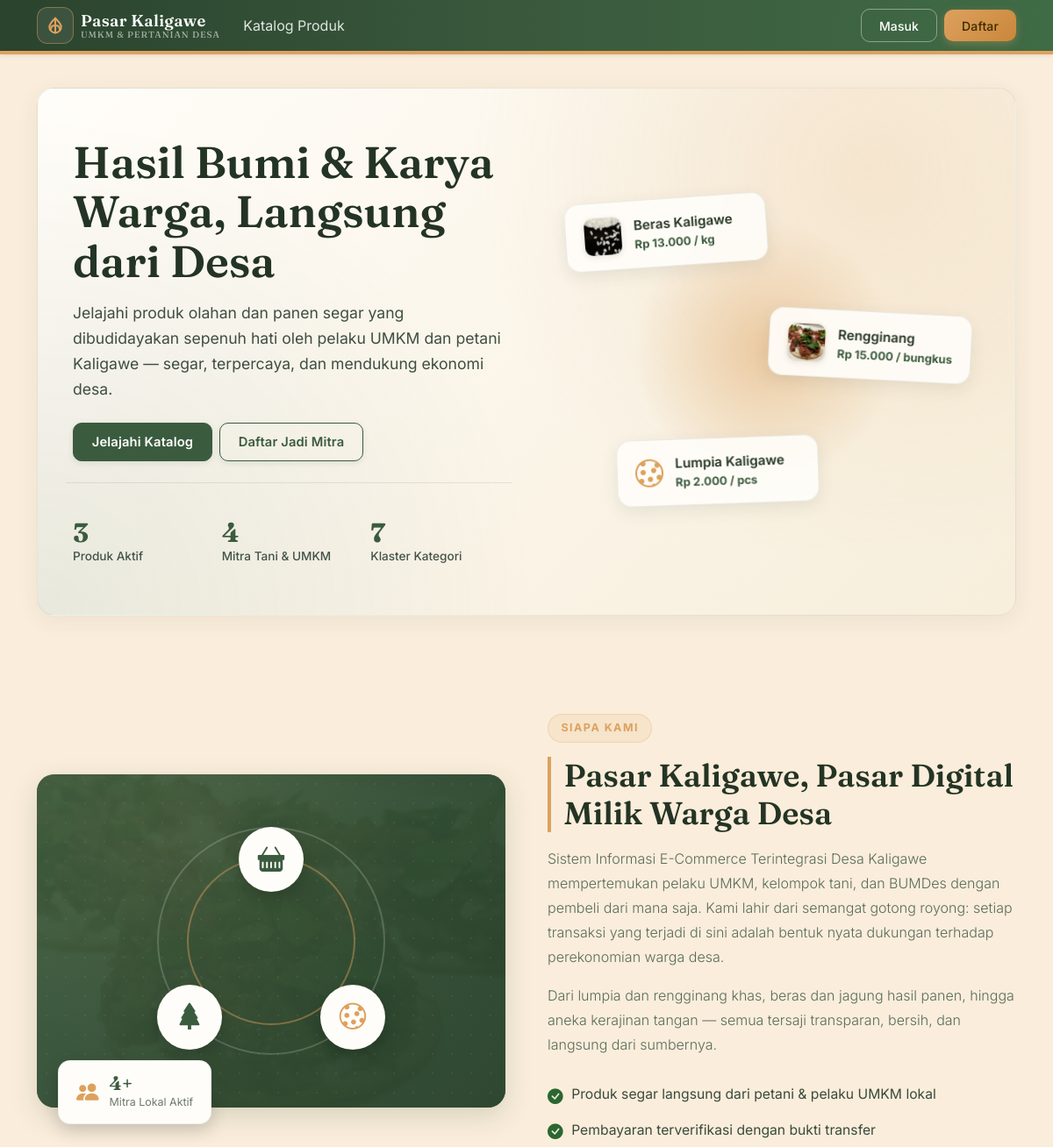
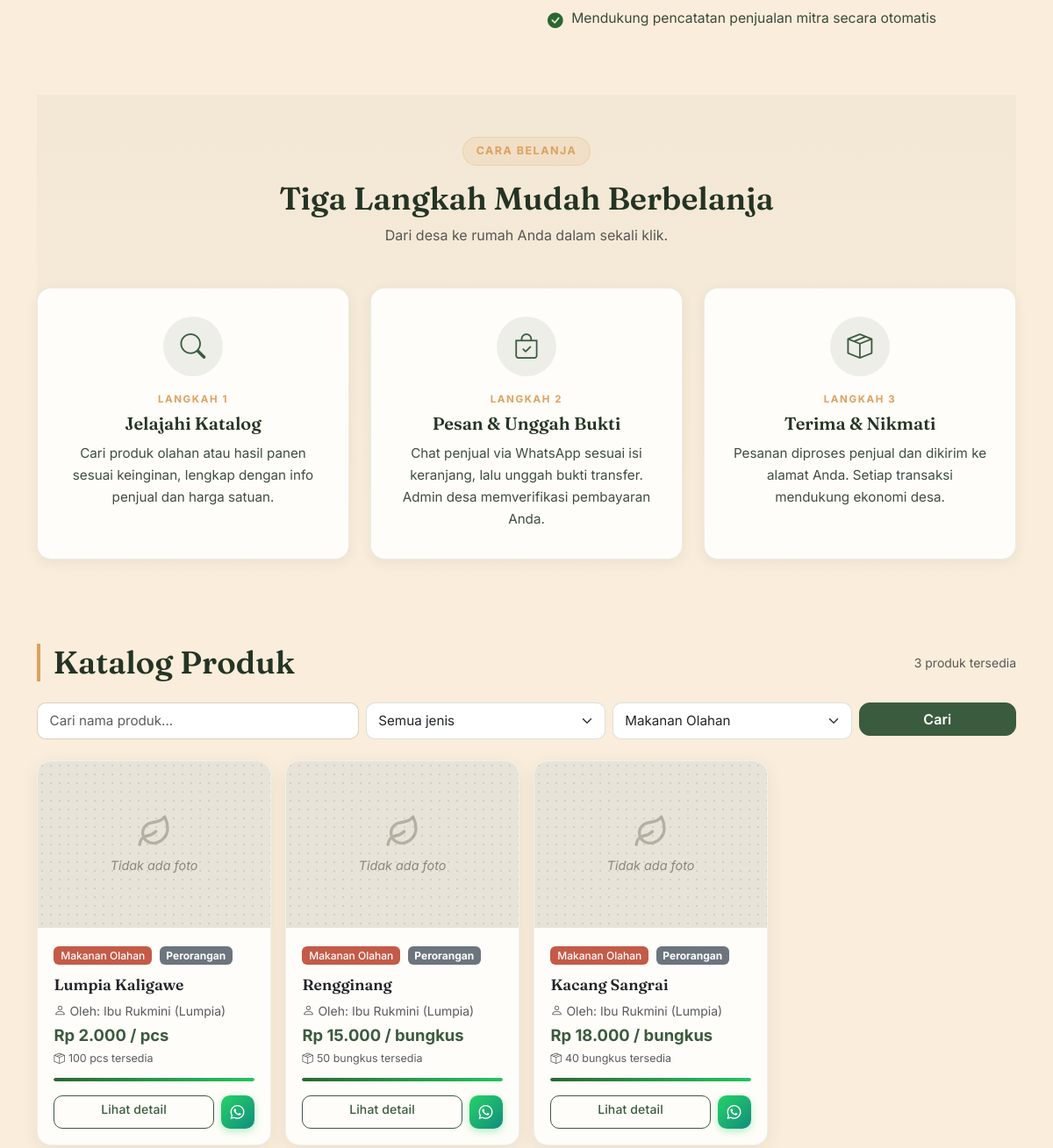
Before: /katalog.php?kategori_id=1 (upper part) with the older database file (2 pictures, top to bottom).
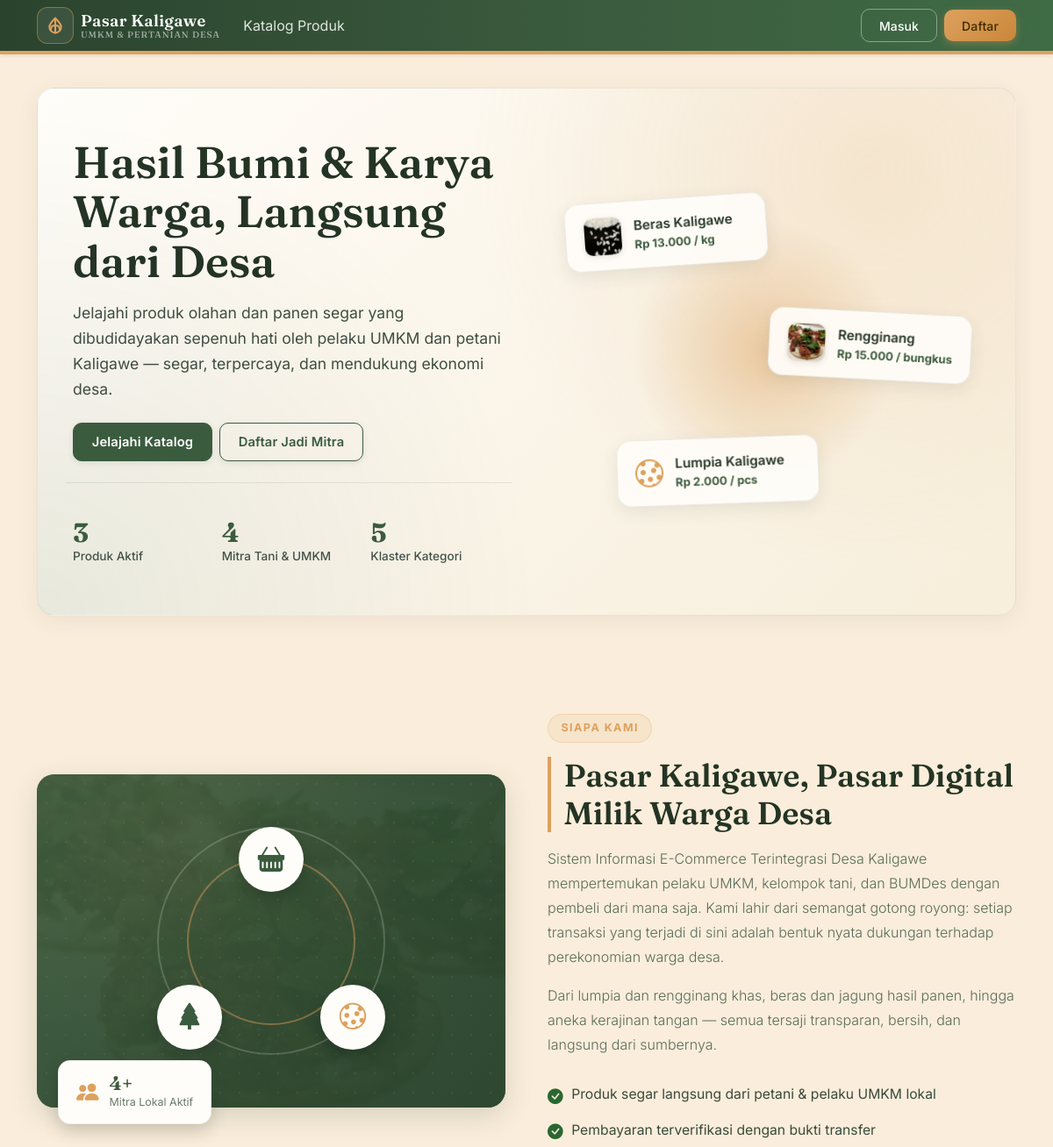
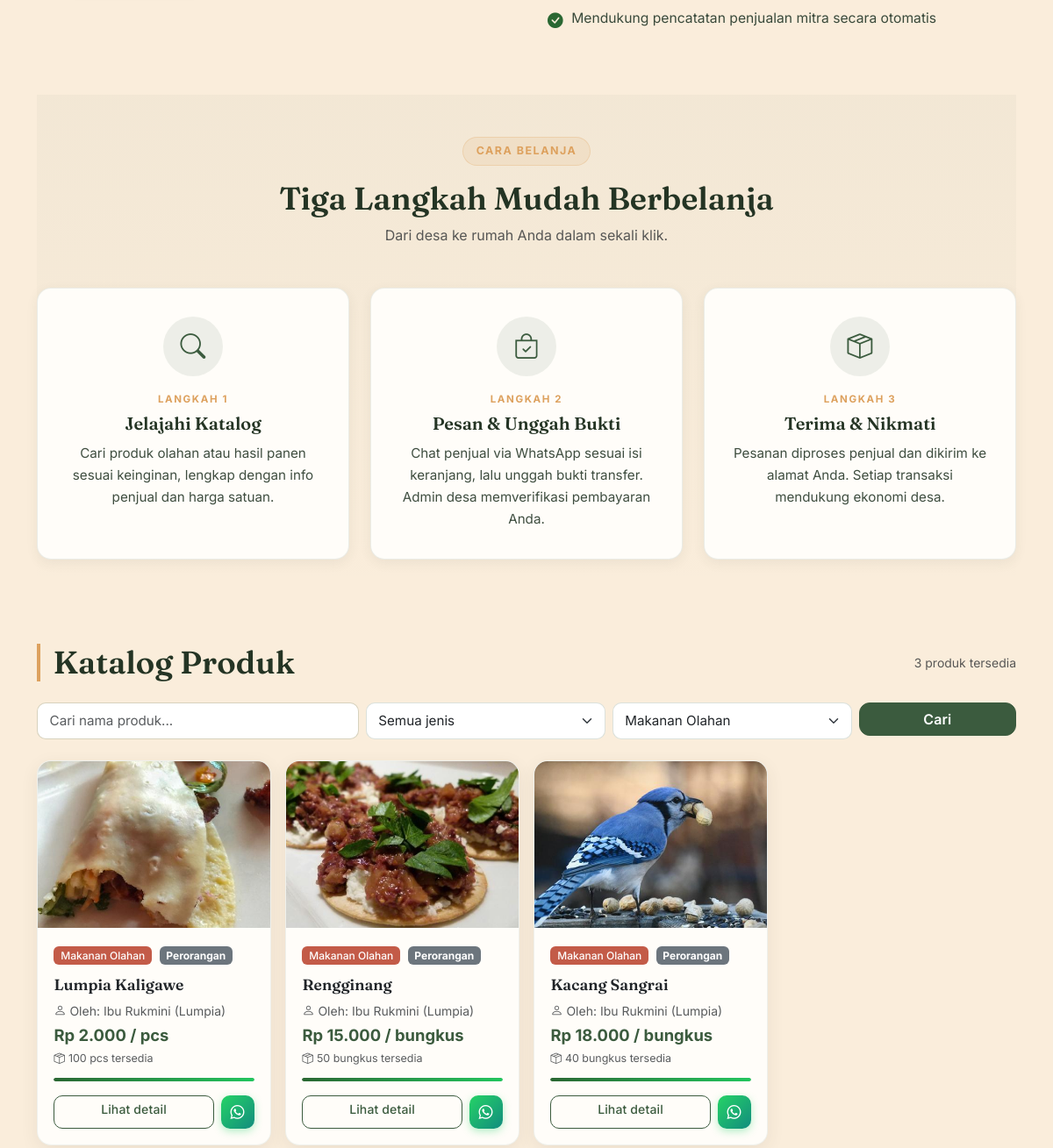
After: the same page with the newer database file (2 pictures, top to bottom).
### tables this page shows
CREATE TABLE produk (
  id INT AUTO_INCREMENT PRIMARY KEY,
  user_id INT NOT NULL,
  kategori_id INT NOT NULL,
  sumber_usaha ENUM('perorangan','kelompok_usaha','bumdes') NOT NULL DEFAULT 'perorangan',
  nama_produk VARCHAR(150) NOT NULL,
  deskripsi TEXT,
  harga DECIMAL(12,2) NOT NULL,
  satuan VARCHAR(30) NOT NULL DEFAULT 'pcs',
  stok INT NOT NULL DEFAULT 0,
  foto VARCHAR(255) DEFAULT NULL,
  status ENUM('aktif','nonaktif') NOT NULL DEFAULT 'aktif',
  created_at TIMESTAMP DEFAULT CURRENT_TIMESTAMP,
  FOREIGN KEY (user_id) REFERENCES users(id) ON DELETE CASCADE,
  FOREIGN KEY (kategori_id) REFERENCES kategori(id)
);

CREATE TABLE kategori (
  id INT AUTO_INCREMENT PRIMARY KEY,
  nama_kategori VARCHAR(100) NOT NULL,
  jenis ENUM('umkm','pertanian') NOT NULL
);

CREATE TABLE users (
  id INT AUTO_INCREMENT PRIMARY KEY,
  nama VARCHAR(100) NOT NULL,
  email VARCHAR(100) NOT NULL UNIQUE,
  no_hp VARCHAR(20) DEFAULT NULL,
  alamat VARCHAR(255) DEFAULT NULL,
  password VARCHAR(255) NOT NULL,
  role ENUM('admin','pelaku_usaha','pembeli') NOT NULL DEFAULT 'pembeli',
  created_at TIMESTAMP DEFAULT CURRENT_TIMESTAMP
);

### includes/functions.php (called while the page is built, shortened)
<?php
function rupiah($angka) {
    return 'Rp ' . number_format((float) $angka, 0, ',', '.');
}
function sanitize($str) {
    return htmlspecialchars(trim($str), ENT_QUOTES, 'UTF-8');
}
function wa_normalize($hp) {
    $hp = preg_replace('/[^0-9]/', '', $hp ?? '');
    if (str_starts_with($hp, '0')) {
        $hp = '62' . substr($hp, 1);
    } elseif (str_starts_with($hp, '62')) {
    } elseif (str_starts_with($hp, '8')) {
        $hp = '62' . $hp;
    }
    return $hp;
}
function wa_link($hp, $text) {
    $hp = wa_normalize($hp);
    return 'https://wa.me/' . $hp . '?text=' . rawurlencode($text);
}
function wa_text_product($nama_penjual, $nama_produk, $harga, $satuan, $produkUrl) {
    $hargaFmt = rupiah($harga);
    $sapaan = trim(str_replace(['(Lumpia)','(Gapoktan)','(Peternakan)','(Kerajinan)'], '', $nama_penjual));
    if (str_starts_with($produkUrl, '/')) {
        if (defined('SITE_URL')) {
            $produkUrl = rtrim(SITE_URL, '/') . $produkUrl;
        } else {
            $host = $_SERVER['HTTP_HOST'] ?? 'pasar-kaligawe.desa.id';
            $scheme = (!empty($_SERVER['HTTPS']) && $_SERVER['HTTPS'] !== 'off') ? 'https' : 'https';
            $produkUrl = $scheme . '://' . $host . $produkUrl;
        }
    }
    return "Halo Kak $sapaan, saya tertarik dengan produk *$nama_produk* di *Pasar Kaligawe*\nHarga: $hargaFmt/$satuan\nLink: $produkUrl\n\nApakah stok masih tersedia? Terima kasih!";
}

### katalog.php (the view, shortened to what the rows shown need)
<?php
require_once __DIR__ . '/includes/functions.php';
$kategori_id = isset($_GET['kategori_id']) ? (int) $_GET['kategori_id'] : 0;
$sql = "SELECT p.*, k.nama_kategori, k.jenis, u.nama AS nama_penjual, u.no_hp AS hp_penjual
        FROM produk p
        JOIN kategori k ON p.kategori_id = k.id
        JOIN users u ON p.user_id = u.id
        WHERE p.status = 'aktif'";
$params = [];
if ($kategori_id > 0) {
    $sql .= " AND p.kategori_id = ?";
    $params[] = $kategori_id;
}
$sql .= " ORDER BY p.created_at DESC";
$stmt = $pdo->prepare($sql);
$stmt->execute($params);
$produk_list = $stmt->fetchAll();
require_once __DIR__ . '/includes/header.php';
?>
<section class="hero-landing" id="beranda">
    <div class="row align-items-center g-4 g-lg-5">
        <div class="col-lg-6">
            <h1 class="hero-title">Hasil Bumi &amp; Karya Warga, Langsung dari Desa</h1>
        </div>
    </div>
</section>
<section class="about-section" id="tentang">
    <div class="row align-items-center g-5">
        <div class="col-lg-6">
            <h2 class="section-title">Pasar Kaligawe, Pasar Digital Milik Warga Desa</h2>
        </div>
    </div>
</section>
<section class="how-section py-5" id="cara-belanja">
    <div class="text-center mb-5">
        <h2 class="section-title-center">Tiga Langkah Mudah Berbelanja</h2>
    </div>
</section>
<section class="catalog-section py-5" id="katalog">
<div class="d-flex align-items-center justify-content-between flex-wrap gap-2 mb-4">
    <h2 class="section-title m-0">Katalog Produk</h2>
</div>
<?php if (empty($produk_list)): ?>
    <div class="alert alert-secondary">Belum ada produk yang cocok dengan pencarian Anda.</div>
<?php else: ?>
<div class="row row-cols-1 row-cols-md-3 row-cols-lg-4 g-3">
    <?php foreach ($produk_list as $p): $stockPct = min(100, max(8, ((int) $p['stok'] / 30) * 100)); $isLow = (int) $p['stok'] <= 5; ?>
        <div class="col stagger-item">
            <div class="card h-100 shadow-sm card-produk">
                <?php if ($p['foto']): ?>
                    <img src="<?= BASE_URL ?>/assets/uploads/<?= sanitize($p['foto']) ?>" class="card-img-top produk-img" alt="<?= sanitize($p['nama_produk']) ?>">
                <?php else: ?>
                    <div class="produk-img-placeholder">Tidak ada foto</div>
                <?php endif; ?>
                <div class="card-body d-flex flex-column">
                    <div class="mb-2 align-self-start">
                        <span class="badge <?= $p['jenis'] === 'umkm' ? 'badge-umkm' : 'badge-pertanian' ?>">
                            <?= sanitize($p['nama_kategori']) ?>
                        </span>
                        <span class="badge bg-secondary ms-1">
                            <?= sanitize(ucwords(str_replace('_', ' ', $p['sumber_usaha'] ?? 'perorangan'))) ?>
                        </span>
                    </div>
                    <h6 class="card-title"><?= sanitize($p['nama_produk']) ?></h6>
                    <p class="small text-muted mb-1"><i class="bi bi-person me-1"></i>Oleh: <?= sanitize($p['nama_penjual']) ?></p>
                    <p class="harga-produk mb-1"><?= rupiah($p['harga']) ?> / <?= sanitize($p['satuan']) ?></p>
                    <div class="d-flex align-items-center justify-content-between mb-1">
                        <span class="small text-muted" style="font-size:0.78rem"><i class="bi bi-box-seam me-1"></i><?= (int) $p['stok'] ?> <?= sanitize($p['satuan']) ?> tersedia</span>
                    </div>
                    <div class="stock-bar mb-3"><div class="stock-bar-fill <?= $isLow ? 'low' : '' ?>" style="width: <?= $stockPct ?>%"></div></div>
                    <?php $wa_url_k = wa_link($p['hp_penjual'] ?? '', wa_text_product($p['nama_penjual'], $p['nama_produk'], $p['harga'], $p['satuan'], BASE_URL . '/produk_detail.php?id=' . $p['id'])); ?>
                    <div class="d-flex gap-2 mt-auto">
                        <a href="<?= BASE_URL ?>/produk_detail.php?id=<?= $p['id'] ?>" class="btn btn-outline-success btn-sm flex-grow-1">Lihat detail</a>
                        <?php if ($wa_url_k): ?>
                            <a href="<?= $wa_url_k ?>" target="_blank" rel="noopener" class="katalog-wa-btn" title="Chat <?= sanitize($p['nama_penjual']) ?> via WhatsApp"><i class="bi bi-whatsapp"></i></a>
                        <?php endif; ?>
                    </div>
                </div>
            </div>
        </div>
    <?php endforeach; ?>
</div>
<?php endif; ?>
</section>
<?php require_once __DIR__ . '/includes/footer.php'; ?>

Changed rows visible on the page:
changed produk "Rp 2.000": foto: picture added; no longer shows "Tidak ada foto"
changed produk "Rp 15.000": foto: picture added; no longer shows "Tidak ada foto"
changed produk "Rp 18.000": foto: picture added; no longer shows "Tidak ada foto"
Other visible differences:
$stat_kategori: "7" → "5"
